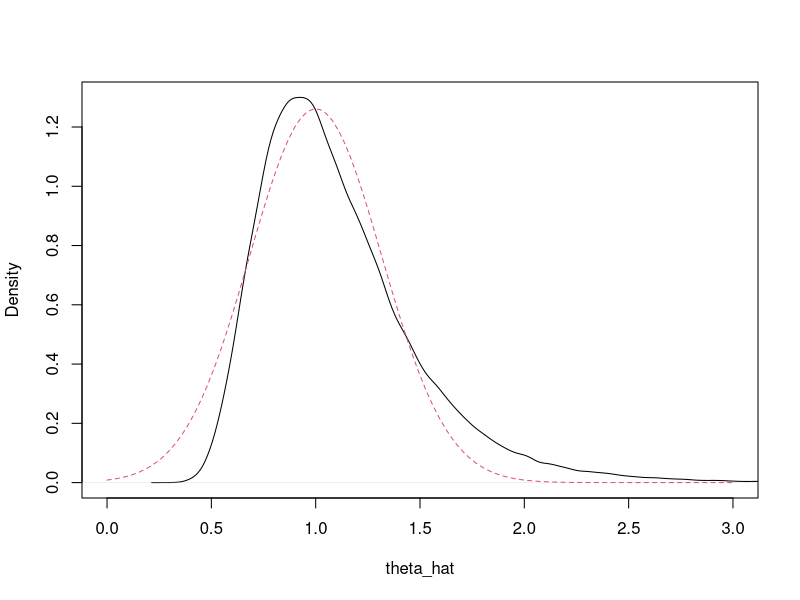
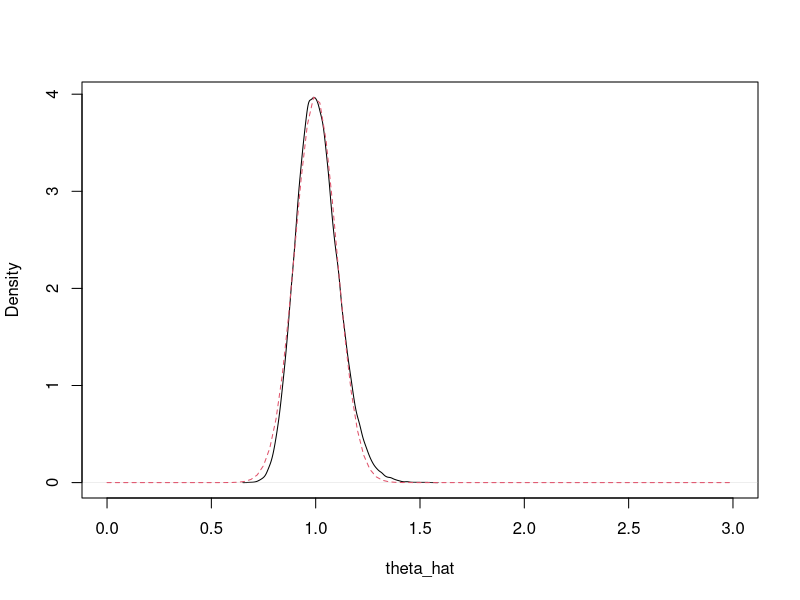
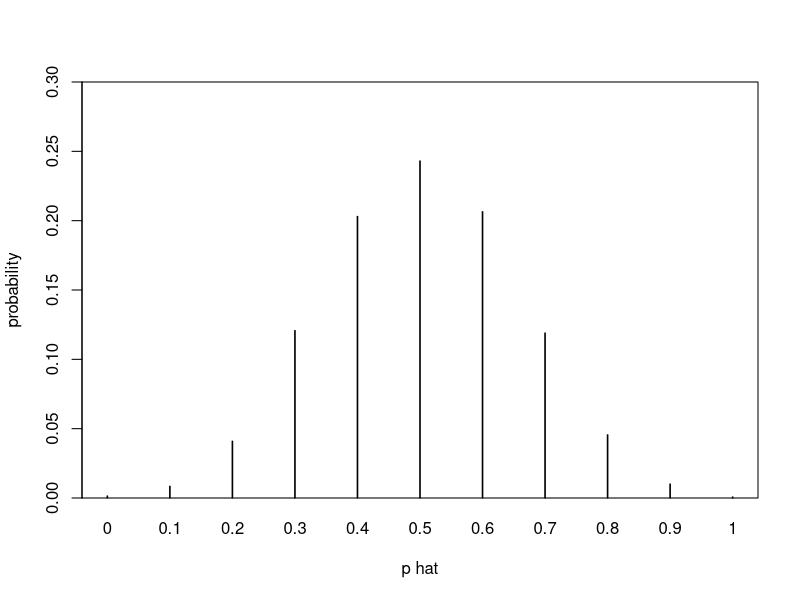
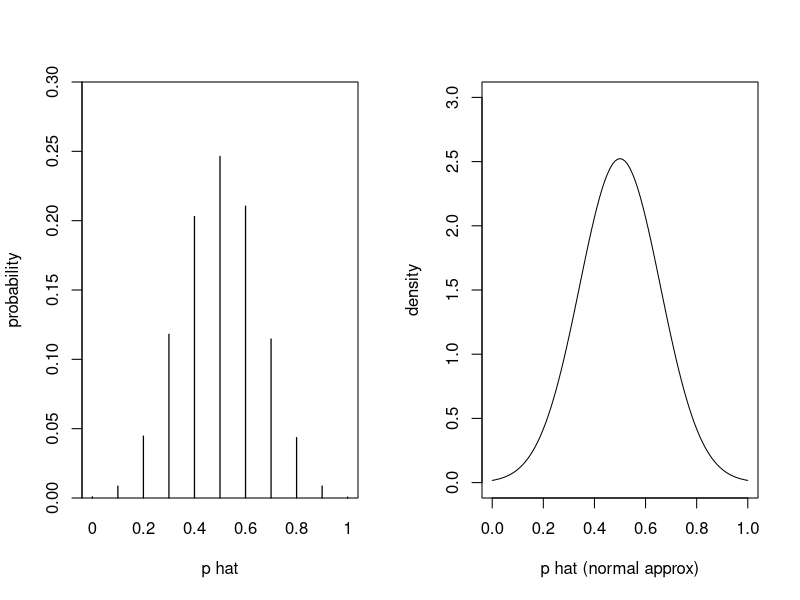
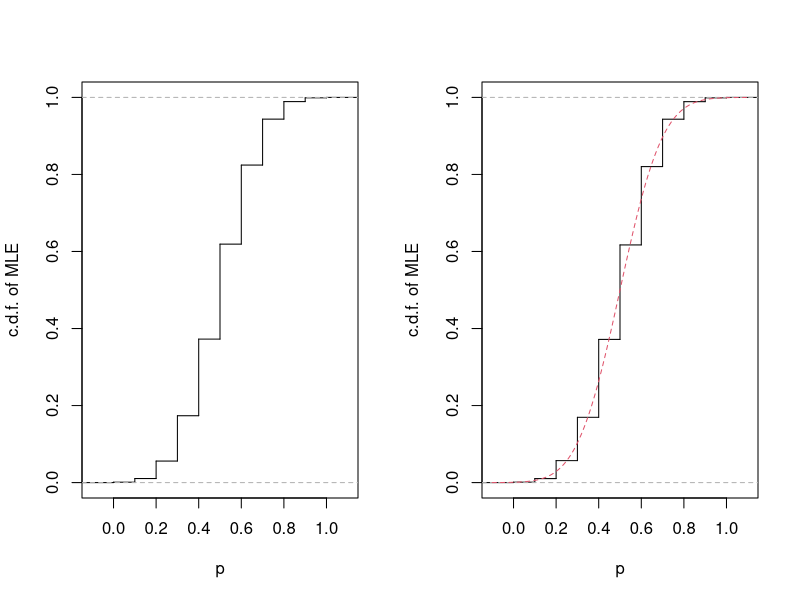
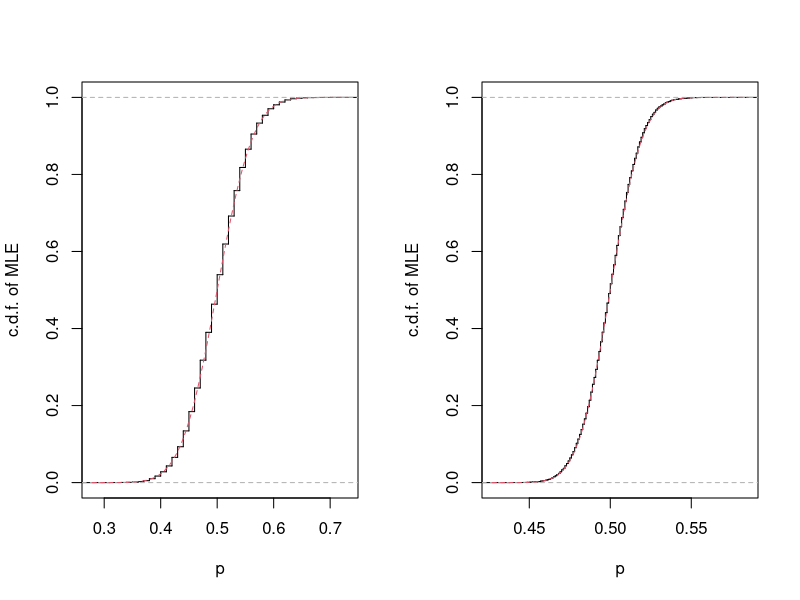

R code for these plots, in order:
## ---- chunk 1
knitr::opts_knit$set(root.dir = '../datasets')
## ---- chunk 2
n <- 10
theta <- 1
y_samples <- replicate(100000, rexp(n, theta))
y_bar_samples <- apply(y_samples, 2, mean)
theta_hat_samples <- 1/y_bar_samples
plot(density(theta_hat_samples), xlim = c(0, 3), main = "", xlab = "theta_hat")
curve(dnorm(x, theta, sqrt(theta^2/n)), add = TRUE, lty = 2, col = 2)
## ---- chunk 3
n <- 100
theta <- 1
y_samples <- replicate(100000, rexp(n, theta))
y_bar_samples <- apply(y_samples, 2, mean)
theta_hat_samples <- 1/y_bar_samples
plot(density(theta_hat_samples), xlim = c(0, 3), main = "", xlab = "theta_hat")
curve(dnorm(x, theta, sqrt(theta^2/n)), add = TRUE, lty = 2, col = 2)
## ---- chunk 4
pnorm(0.55, 0.5, sqrt(0.025)) - pnorm(0.5, 0.5, sqrt(0.025))
## ---- chunk 5
n <- 10
p <- 0.5
n_samples <- 10000
y_samples <- replicate(n_samples, rbinom(n, 1, p))
y_bar_samples <- apply(y_samples, 2, mean)
barplot(summary(as.factor(y_bar_samples))/n_samples, 
        space = 100, ylim = c(0, 0.3), xlab = "p hat", ylab = "probability")
box()
## ---- chunk 6
n <- 10
p <- 0.5
n_samples <- 10000
y_samples <- replicate(n_samples, rbinom(n, 1, p))
y_bar_samples <- apply(y_samples, 2, mean)
par(mfrow = c(1, 2))
barplot(summary(as.factor(y_bar_samples))/n_samples, 
        space = 100, ylim = c(0, 0.3), xlab = "p hat", ylab = "probability")
box()
curve(dnorm(x, mean = p, sd = sqrt(p * (1 - p) / n)), from = 0, to = 1,
      ylab = "density", xlab = "p hat (normal approx)",
      ylim = c(0, 3))
## ---- chunk 7
n <- 10
p <- 0.5
y_samples <- replicate(10000, rbinom(n, 1, p))
y_bar_samples <- apply(y_samples, 2, mean)
plot(ecdf(y_bar_samples), verticals = TRUE, do.points = FALSE, main = "",
     xlab = "p", ylab = "c.d.f. of MLE")
## ---- chunk 8
n <- 10
p <- 0.5
y_samples <- replicate(10000, rbinom(n, 1, p))
y_bar_samples <- apply(y_samples, 2, mean)
plot(ecdf(y_bar_samples), verticals = TRUE, do.points = FALSE, main = "",
     xlab = "p", ylab = "c.d.f. of MLE")
curve(pnorm(x, mean = p, sd = sqrt(p * (1 - p) / n)), add = TRUE,
      lty = 2, col = 2)
## ---- chunk 9
n <- 100
p <- 0.5
y_samples <- replicate(10000, rbinom(n, 1, p))
y_bar_samples <- apply(y_samples, 2, mean)
plot(ecdf(y_bar_samples), verticals = TRUE, do.points = FALSE, main = "",
     xlab = "p", ylab = "c.d.f. of MLE")
curve(pnorm(x, mean = p, sd = sqrt(p * (1 - p) / n)), add = TRUE, 
      lty = 2, col = 2)
## ---- chunk 10
n <- 1000
p <- 0.5
y_samples <- replicate(10000, rbinom(n, 1, p))
y_bar_samples <- apply(y_samples, 2, mean)
plot(ecdf(y_bar_samples), verticals = TRUE, do.points = FALSE, main = "",
     xlab = "p", ylab = "c.d.f. of MLE")
curve(pnorm(x, mean = p, sd = sqrt(p * (1 - p) / n)), add = TRUE,
      lty = 2, col = 2)
